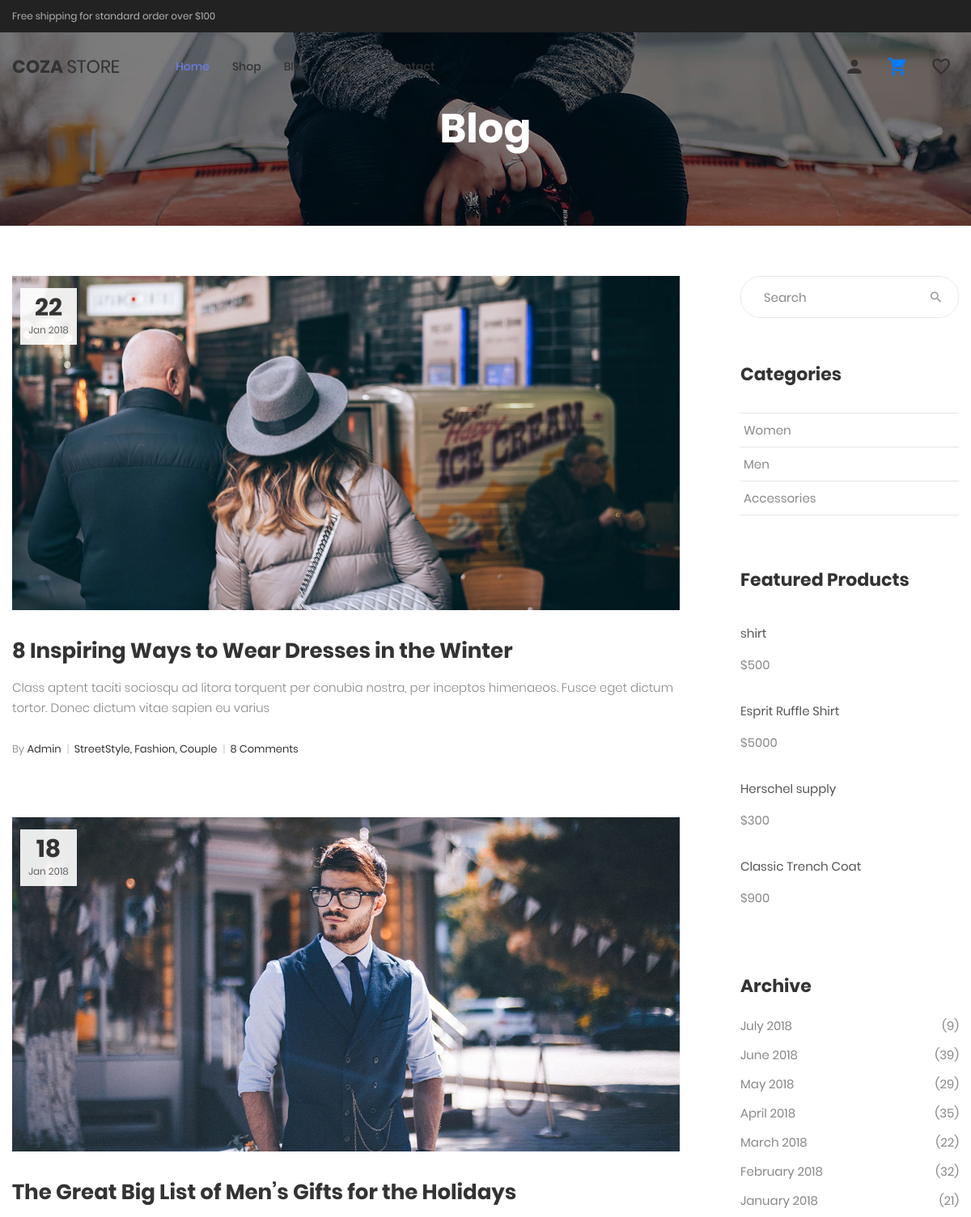
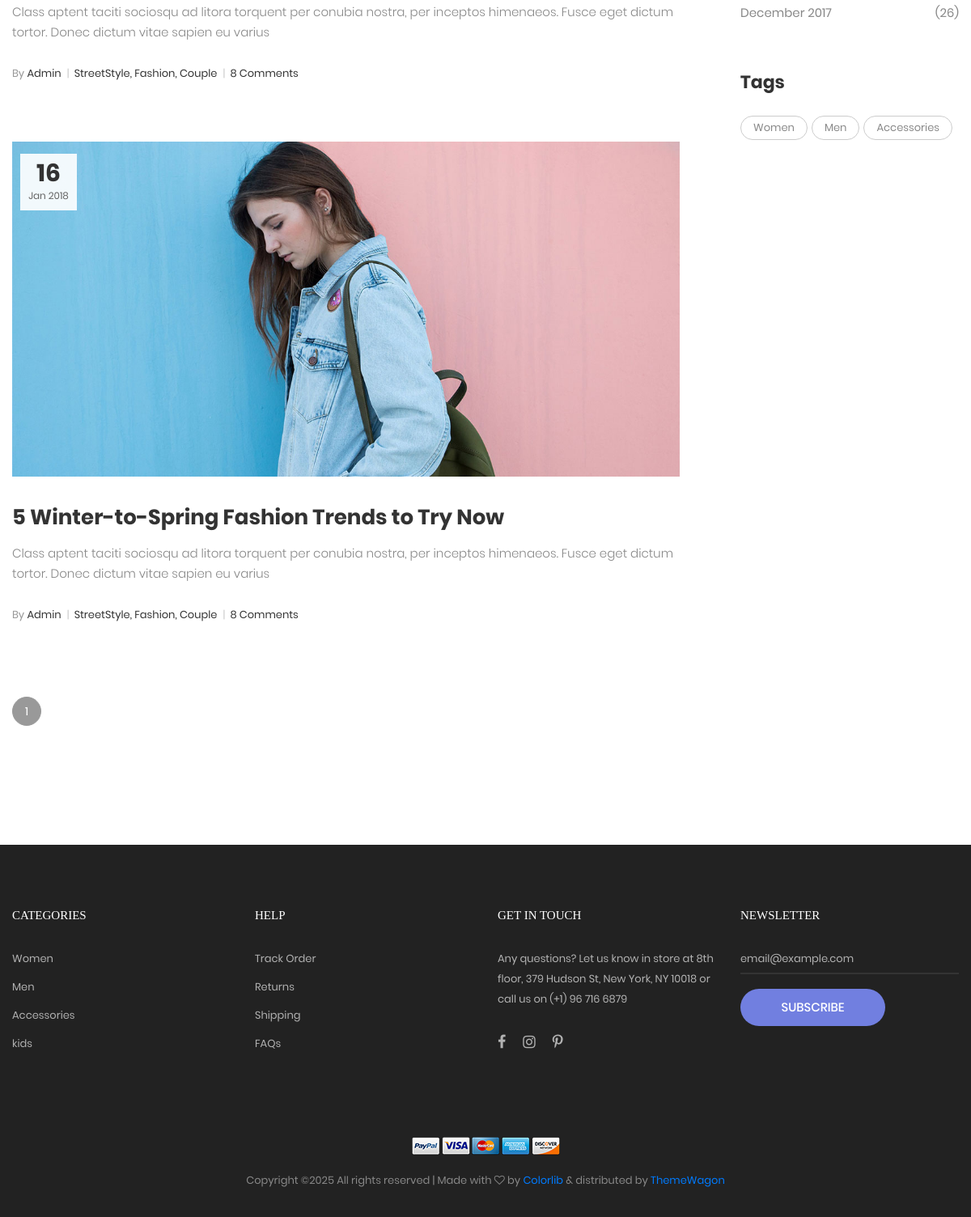
Screenshot of /blog/ with the database file from the repository (2 pictures, top to bottom).
### demo/models.py (models this page shows, shortened)
class Product(models.Model):
    name=models.CharField(max_length=100)
    category=models.ForeignKey(Category,on_delete=models.CASCADE)
    price=models.IntegerField()

class Category(models.Model):
    category_name=models.CharField(max_length=200)
    category_img=models.ImageField(upload_to='media/')

### demo/views.py (the view)
# urls.py: path('blog/',blog),
def blog(request):
    categories=Category.objects.all()
    relatedproducts=Product.objects.all()[:4]
    return render(request,'blog.html',{'relatedproducts':relatedproducts,'categories':categories,})

### demo/templates/blog.html (shortened to what this page needs)
{% extends "header.html" %}
{% load static %}
{% block main %}
	<section class="bg-img1 txt-center p-lr-15 p-tb-92" style="background-image: url('{% static 'images/bg-02.jpg' %}');">
		<h2 class="ltext-105 cl0 txt-center">
			Blog
		</h2>
	</section>
	<section class="bg0 p-t-62 p-b-60">
		<div class="container">
			<div class="row">
				<div class="col-md-8 col-lg-9 p-b-80">
					<div class="p-r-45 p-r-0-lg">
						<div class="p-b-63">
							<a href="blog-detail.html" class="hov-img0 how-pos5-parent">
								<img src="{% static "images/blog-04.jpg" %}" alt="IMG-BLOG">
								<div class="flex-col-c-m size-123 bg9 how-pos5">
									<span class="ltext-107 cl2 txt-center">
										22
									</span>
									<span class="stext-109 cl3 txt-center">
										Jan 2018
									</span>
								</div>
							</a>
							<div class="p-t-32">
								<h4 class="p-b-15">
									<a href="blog-detail.html" class="ltext-108 cl2 hov-cl1 trans-04">
										8 Inspiring Ways to Wear Dresses in the Winter
									</a>
								</h4>
								<p class="stext-117 cl6">
									Class aptent taciti sociosqu ad litora torquent per conubia nostra, per inceptos himenaeos. Fusce eget dictum tortor. Donec dictum vitae sapien eu varius
								</p>
								<div class="flex-w flex-sb-m p-t-18">
									<span class="flex-w flex-m stext-111 cl2 p-r-30 m-tb-10">
										<span>
											<span class="cl4">By</span> Admin
											<span class="cl12 m-l-4 m-r-6">|</span>
										</span>
										<span>
											StreetStyle, Fashion, Couple
											<span class="cl12 m-l-4 m-r-6">|</span>
										</span>
										<span>
											8 Comments
										</span>
									</span>
								</div>
							</div>
						</div>
						<div class="p-b-63">
							<a href="blog-detail.html" class="hov-img0 how-pos5-parent">
								<img src="{% static "images/blog-05.jpg" %}"alt="IMG-BLOG">
								<div class="flex-col-c-m size-123 bg9 how-pos5">
									<span class="ltext-107 cl2 txt-center">
										18
									</span>
									<span class="stext-109 cl3 txt-center">
										Jan 2018
									</span>
								</div>
							</a>
							<div class="p-t-32">
								<h4 class="p-b-15">
									<a href="blog-detail.html" class="ltext-108 cl2 hov-cl1 trans-04">
										The Great Big List of Men’s Gifts for the Holidays
									</a>
								</h4>
								<p class="stext-117 cl6">
									Class aptent taciti sociosqu ad litora torquent per conubia nostra, per inceptos himenaeos. Fusce eget dictum tortor. Donec dictum vitae sapien eu varius
								</p>
								<div class="flex-w flex-sb-m p-t-18">
									<span class="flex-w flex-m stext-111 cl2 p-r-30 m-tb-10">
										<span>
											<span class="cl4">By</span> Admin
											<span class="cl12 m-l-4 m-r-6">|</span>
										</span>
										<span>
											StreetStyle, Fashion, Couple
											<span class="cl12 m-l-4 m-r-6">|</span>
										</span>
										<span>
											8 Comments
										</span>
									</span>
								</div>
							</div>
						</div>
						<div class="p-b-63">
							<a href="blog-detail.html" class="hov-img0 how-pos5-parent">
								<img src="{% static "images/blog-06.jpg" %}" alt="IMG-BLOG">
								<div class="flex-col-c-m size-123 bg9 how-pos5">
									<span class="ltext-107 cl2 txt-center">
										16
									</span>
									<span class="stext-109 cl3 txt-center">
										Jan 2018
									</span>
								</div>
							</a>
							<div class="p-t-32">
								<h4 class="p-b-15">
									<a href="blog-detail.html" class="ltext-108 cl2 hov-cl1 trans-04">
										5 Winter-to-Spring Fashion Trends to Try Now
									</a>
								</h4>
								<p class="stext-117 cl6">
									Class aptent taciti sociosqu ad litora torquent per conubia nostra, per inceptos himenaeos. Fusce eget dictum tortor. Donec dictum vitae sapien eu varius
								</p>
								<div class="flex-w flex-sb-m p-t-18">
									<span class="flex-w flex-m stext-111 cl2 p-r-30 m-tb-10">
										<span>
											<span class="cl4">By</span> Admin
											<span class="cl12 m-l-4 m-r-6">|</span>
										</span>
										<span>
											StreetStyle, Fashion, Couple
											<span class="cl12 m-l-4 m-r-6">|</span>
										</span>
										<span>
											8 Comments
										</span>
									</span>
								</div>
							</div>
						</div>
						<div class="flex-l-m flex-w w-full p-t-10 m-lr--7">
							<a href="#" class="flex-c-m how-pagination1 trans-04 m-all-7 active-pagination1">
								1
							</a>
						</div>
					</div>
				</div>
				<div class="col-md-4 col-lg-3 p-b-80">
					<div class="side-menu">
						<div class="bor17 of-hidden pos-relative">
							<input class="stext-103 cl2 plh4 size-116 p-l-28 p-r-55" type="text" name="search" placeholder="Search">
							<button class="flex-c-m size-122 ab-t-r fs-18 cl4 hov-cl1 trans-04">
								<i class="zmdi zmdi-search"></i>
							</button>
						</div>
						<div class="p-t-55">
							<h4 class="mtext-112 cl2 p-b-33">
								Categories
							</h4>
							<ul>
								<li class="bor18">
									<a href="/shop" class="dis-block stext-115 cl6 hov-cl1 trans-04 p-tb-8 p-lr-4">
										Women
									</a>
								</li>
								<li class="bor18">
									<a href="/shop" class="dis-block stext-115 cl6 hov-cl1 trans-04 p-tb-8 p-lr-4">
										Men
									</a>
								</li>
								<li class="bor18">
									<a href="/shop" class="dis-block stext-115 cl6 hov-cl1 trans-04 p-tb-8 p-lr-4">
										Accessories
									</a>
								</li>
							</ul>
						</div>
						<div class="p-t-65">
							<h4 class="mtext-112 cl2 p-b-33">
								Featured Products
							</h4>
							<ul>
								{% for i in relatedproducts %}
								<li class="flex-w flex-t p-b-30">
									<div class="size-215 flex-col-t p-t-8">
										<a href=""/productdetail/{{i.product.id}}"" class="stext-116 cl8 hov-cl1 trans-04">
											{{i.name}}
										</a>
										<span class="stext-116 cl6 p-t-20">
											${{i.price}}
										</span>
									</div>
								</li>
								{% endfor %}
							</ul>
						</div>
						<div class="p-t-55">
							<h4 class="mtext-112 cl2 p-b-20">
								Archive
							</h4>
							<ul>
								<li class="p-b-7">
									<a href="#" class="flex-w flex-sb-m stext-115 cl6 hov-cl1 trans-04 p-tb-2">
										<span>
											July 2018
										</span>
										<span>
											(9)
										</span>
									</a>
								</li>
								<li class="p-b-7">
									<a href="#" class="flex-w flex-sb-m stext-115 cl6 hov-cl1 trans-04 p-tb-2">
										<span>
											June 2018
										</span>
										<span>
											(39)
										</span>
									</a>
								</li>
								<li class="p-b-7">
									<a href="#" class="flex-w flex-sb-m stext-115 cl6 hov-cl1 trans-04 p-tb-2">
										<span>
											May 2018
										</span>
										<span>
											(29)
										</span>
									</a>
								</li>
								<li class="p-b-7">
									<a href="#" class="flex-w flex-sb-m stext-115 cl6 hov-cl1 trans-04 p-tb-2">
										<span>
											April  2018
										</span>
										<span>
											(35)
										</span>
									</a>
								</li>
								<li class="p-b-7">
									<a href="#" class="flex-w flex-sb-m stext-115 cl6 hov-cl1 trans-04 p-tb-2">
										<span>
											March 2018
										</span>
										<span>
											(22)
										</span>
									</a>
								</li>
								<li class="p-b-7">
									<a href="#" class="flex-w flex-sb-m stext-115 cl6 hov-cl1 trans-04 p-tb-2">
										<span>
											February 2018
										</span>
										<span>
											(32)
										</span>
									</a>
								</li>
								<li class="p-b-7">
									<a href="#" class="flex-w flex-sb-m stext-115 cl6 hov-cl1 trans-04 p-tb-2">
										<span>
											January 2018
										</span>
										<span>
											(21)
										</span>
									</a>
								</li>
								<li class="p-b-7">
									<a href="#" class="flex-w flex-sb-m stext-115 cl6 hov-cl1 trans-04 p-tb-2">
										<span>
											December 2017
										</span>
										<span>
											(26)
										</span>
									</a>
								</li>
							</ul>
						</div>
						<div class="p-t-50">
							<h4 class="mtext-112 cl2 p-b-27">
								Tags
							</h4>
							<div class="flex-w m-r--5">
								<a href="#" class="flex-c-m stext-107 cl6 size-301 bor7 p-lr-15 hov-tag1 trans-04 m-r-5 m-b-5">
									Women
								</a>
								<a href="#" class="flex-c-m stext-107 cl6 size-301 bor7 p-lr-15 hov-tag1 trans-04 m-r-5 m-b-5">
									Men
								</a>
								<a href="#" class="flex-c-m stext-107 cl6 size-301 bor7 p-lr-15 hov-tag1 trans-04 m-r-5 m-b-5">
									Accessories
								</a>
							</div>
						</div>
					</div>
				</div>
			</div>
		</div>
	</section>
{% endblock main %}

### demo/templates/header.html (shortened to what this page needs)
<!DOCTYPE html>
{% load static %}
<html lang="en">
<head>
	<link rel="stylesheet" type="text/css" href="{% static 'vendor/bootstrap/css/bootstrap.min.css' %}">
	<link rel="stylesheet" type="text/css" href="{% static 'fonts/font-awesome-4.7.0/css/font-awesome.min.css' %}">
	<link rel="stylesheet" type="text/css" href="{% static 'fonts/iconic/css/material-design-iconic-font.min.css' %}">
	<link rel="stylesheet" type="text/css" href="{% static 'fonts/linearicons-v1.0.0/icon-font.min.css' %}">
	<link rel="stylesheet" type="text/css" href="{% static 'vendor/animate/animate.css' %}">
	<link rel="stylesheet" type="text/css" href="{% static 'vendor/css-hamburgers/hamburgers.min.css' %}">
	<link rel="stylesheet" type="text/css" href="{% static 'vendor/animsition/css/animsition.min.css' %}">
	<link rel="stylesheet" type="text/css" href="{% static 'vendor/select2/select2.min.css' %}">
	<link rel="stylesheet" type="text/css" href="{% static 'vendor/daterangepicker/daterangepicker.css' %}">
	<link rel="stylesheet" type="text/css" href="{% static 'vendor/slick/slick.css' %}">
	<link rel="stylesheet" type="text/css" href="{% static 'vendor/MagnificPopup/magnific-popup.css' %}">
	<link rel="stylesheet" type="text/css" href="{% static 'vendor/perfect-scrollbar/perfect-scrollbar.css' %}">
	<link rel="stylesheet" type="text/css" href="{% static 'css/util.css' %}">
	<link rel="stylesheet" type="text/css" href="{% static 'css/main.css' %}">
	<link rel="stylesheet" type="text/css" href="{% static 'css/icon.css' %}">
</head>
<body class="animsition">
	<header>
		<div class="container-menu-desktop">
			<div class="top-bar">
				<div class="content-topbar flex-sb-m h-full container">
					<div class="left-top-bar">
						Free shipping for standard order over $100
					</div>
				</div>
			</div>
			<div class="wrap-menu-desktop">
				<nav class="limiter-menu-desktop container">
					<a href="/" class="logo">
						<img src=" {% static "images/icons/logo-01.png" %}" alt="IMG-LOGO">
					</a>
					<div class="menu-desktop">
						<ul class="main-menu">
							<li class="active-menu">
								<a href="/">Home</a>
							</li>
							<li>
								<a href="/shop">Shop</a>
							</li>
							<li>
								<a href="/blog">Blog</a>
							</li>
							<li>
								<a href="/about">About</a>
							</li>
							<li>
								<a href="/contact">Contact</a>
							</li>
						</ul>
					</div>
					<div class="wrap-icon-header flex-w flex-r-m">
						<div class="icon-header-item cl2 hov-cl1 trans-04 p-l-22 p-r-11 js-show-modal-account">
							<i class="zmdi zmdi-account"></i>
						</div>
						<div class="icon-header-item cl2 hov-cl1 trans-04 p-l-22 p-r-11 js-show-cart">
							<a href="/cart">
							<i class="zmdi zmdi-shopping-cart"></i>
							</a>
						</div>
						<a href="/wishlist" class="dis-block icon-header-item cl2 hov-cl1 trans-04 p-l-22 p-r-11 ">
							<i class="zmdi zmdi-favorite-outline"></i>
						</a>
					</div>
				</nav>
			</div>
		</div>
	</header>
{% block main %}
{% endblock main %}
	<footer class="bg3 p-t-75 p-b-32">
		<div class="container">
			<div class="row">
				<div class="col-sm-6 col-lg-3 p-b-50">
					<h4 class="stext-301 cl0 p-b-30">
						Categories
					</h4>
					<ul>
						{% for i in categories%}
						<li class="p-b-10">
							<a href="#" class="stext-107 cl7 hov-cl1 trans-04">
								{{i.category_name}}
							</a>
						</li>
						{% endfor %}
					</ul>
				</div>
				<div class="col-sm-6 col-lg-3 p-b-50">
					<h4 class="stext-301 cl0 p-b-30">
						Help
					</h4>
					<ul>
						<li class="p-b-10">
							<a href="#" class="stext-107 cl7 hov-cl1 trans-04">
								Track Order
							</a>
						</li>
						<li class="p-b-10">
							<a href="#" class="stext-107 cl7 hov-cl1 trans-04">
								Returns
							</a>
						</li>
						<li class="p-b-10">
							<a href="#" class="stext-107 cl7 hov-cl1 trans-04">
								Shipping
							</a>
						</li>
						<li class="p-b-10">
							<a href="#" class="stext-107 cl7 hov-cl1 trans-04">
								FAQs
							</a>
						</li>
					</ul>
				</div>
				<div class="col-sm-6 col-lg-3 p-b-50">
					<h4 class="stext-301 cl0 p-b-30">
						GET IN TOUCH
					</h4>
					<p class="stext-107 cl7 size-201">
						Any questions? Let us know in store at 8th floor, 379 Hudson St, New York, NY 10018 or call us on (+1) 96 716 6879
					</p>
					<div class="p-t-27">
						<a href="#" class="fs-18 cl7 hov-cl1 trans-04 m-r-16">
							<i class="fa fa-facebook"></i>
						</a>
						<a href="#" class="fs-18 cl7 hov-cl1 trans-04 m-r-16">
							<i class="fa fa-instagram"></i>
						</a>
						<a href="#" class="fs-18 cl7 hov-cl1 trans-04 m-r-16">
							<i class="fa fa-pinterest-p"></i>
						</a>
					</div>
				</div>
				<div class="col-sm-6 col-lg-3 p-b-50">
					<h4 class="stext-301 cl0 p-b-30">
						Newsletter
					</h4>
					<form>
						<div class="wrap-input1 w-full p-b-4">
							<input class="input1 bg-none plh1 stext-107 cl7" type="text" name="email" placeholder="email@example.com">
						</div>
						<div class="p-t-18">
							<button class="flex-c-m stext-101 cl0 size-103 bg1 bor1 hov-btn2 p-lr-15 trans-04">
								Subscribe
							</button>
						</div>
					</form>
				</div>
			</div>
			<div class="p-t-40">
				<div class="flex-c-m flex-w p-b-18">
					<a href="#" class="m-all-1">
						<img src="{% static "images/icons/icon-pay-01.png" %}" alt="ICON-PAY">
					</a>
					<a href="#" class="m-all-1">
						<img src="{% static "images/icons/icon-pay-02.png" %}" alt="ICON-PAY">
					</a>
					<a href="#" class="m-all-1">
						<img src="{% static "images/icons/icon-pay-03.png" %}" alt="ICON-PAY">
					</a>
					<a href="#" class="m-all-1">
						<img src="{% static "images/icons/icon-pay-04.png" %}" alt="ICON-PAY">
					</a>
					<a href="#" class="m-all-1">
						<img src="{% static "images/icons/icon-pay-05.png" %}" alt="ICON-PAY">
					</a>
				</div>
				<p class="stext-107 cl6 txt-center">
Copyright &copy;<script>document.write(new Date().getFullYear());</script> All rights reserved | Made with <i class="fa fa-heart-o" aria-hidden="true"></i> by <a href="https://colorlib.com" target="_blank">Colorlib</a> &amp; distributed by <a href="https://themewagon.com" target="_blank">ThemeWagon</a>
				</p>
			</div>
		</div>
	</footer>
</body>
</html>

### rows the page displays
Product: name "shirt", price "500"
Product: name "Esprit Ruffle Shirt", price "5000"
Product: name "Herschel supply", price "300"
Product: name "Classic Trench Coat", price "900"
Category: category_name "Women"
Category: category_name "Men"
Category: category_name "Accessories"
Category: category_name "kids"
